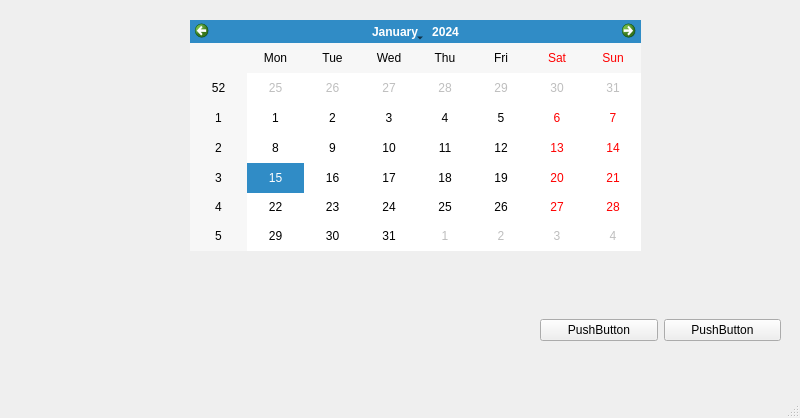
<?xml version="1.0" encoding="UTF-8"?>
<ui version="4.0">
 <class>MainWindow</class>
 <widget class="QMainWindow" name="MainWindow">
  <property name="geometry">
   <rect>
    <x>0</x>
    <y>0</y>
    <width>800</width>
    <height>418</height>
   </rect>
  </property>
  <property name="windowTitle">
   <string>MainWindow</string>
  </property>
  <widget class="QWidget" name="centralwidget">
   <widget class="QWidget" name="horizontalLayoutWidget">
    <property name="geometry">
     <rect>
      <x>540</x>
      <y>290</y>
      <width>241</width>
      <height>80</height>
     </rect>
    </property>
    <layout class="QHBoxLayout" name="horizontalLayout">
     <item>
      <widget class="QPushButton" name="pushButton">
       <property name="text">
        <string>PushButton</string>
       </property>
      </widget>
     </item>
     <item>
      <widget class="QPushButton" name="pushButton_2">
       <property name="text">
        <string>PushButton</string>
       </property>
      </widget>
     </item>
    </layout>
   </widget>
   <widget class="QCalendarWidget" name="calendarWidget">
    <property name="geometry">
     <rect>
      <x>190</x>
      <y>20</y>
      <width>451</width>
      <height>231</height>
     </rect>
    </property>
   </widget>
  </widget>
  <widget class="QMenuBar" name="menubar">
   <property name="geometry">
    <rect>
     <x>0</x>
     <y>0</y>
     <width>800</width>
     <height>23</height>
    </rect>
   </property>
  </widget>
  <widget class="QStatusBar" name="statusbar"/>
 </widget>
 <resources/>
 <connections/>
</ui>
